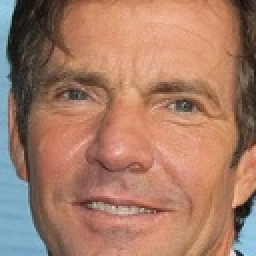
#> input picture elderly_faces_dataset/60_0_0_20170111171747553.jpg, 128 x 128 px (shown 2 times larger); its folder holds only this picture in this run
$ python -i main-v2.py   (imports and definitions only)
#> lines starting #> are read from the running program, lines starting #| are printed output that depends on the picture; after the words box and inside, x2 and y2 are one past the last pixel; in counts of white or black regions, pixels touching at a corner belong together
import os
import cv2
import numpy as np
import sqlite3
import tkinter as tk
from tkinter import filedialog, ttk
from PIL import Image, ImageTk

class ElderlyFaceSystem:
    def __init__(self, db_path="elderly_faces.db"):
        self.db_path = db_path
        self.image_size = (128, 128)
        self.face_cascade = cv2.CascadeClassifier(
            cv2.data.haarcascades + 'haarcascade_frontalface_default.xml'
        )

        # Khởi tạo cơ sở dữ liệu
        self.init_database()
        self.load_existing_data()

    def init_database(self):
        """Khởi tạo cấu trúc cơ sở dữ liệu"""
        conn = sqlite3.connect(self.db_path)
        cursor = conn.cursor()
        cursor.execute('''CREATE TABLE IF NOT EXISTS faces (
                        id INTEGER PRIMARY KEY,
                        path TEXT UNIQUE,
                        features BLOB,
                        age INTEGER,
                        gender TEXT)''')
        conn.commit()
        conn.close()

    def load_existing_data(self):
        """Tải dữ liệu đã có từ database"""
        self.features = []
        self.metadata = []
        conn = sqlite3.connect(self.db_path)
        cursor = conn.cursor()
        cursor.execute("SELECT path, features, age, gender FROM faces")
        for row in cursor.fetchall():
            self.metadata.append({
                "path": row[0],
                "age": row[2],
                "gender": row[3]
            })
            self.features.append(np.frombuffer(row[1], dtype=np.float32))
#> in add_to_database, image is the input picture: shape (128, 128, 3); mean B, G, R 103.4, 123.5, 166.4
        conn.close()

    def preprocess_image(self, image):
        """Tiền xử lý ảnh và phát hiện khuôn mặt"""
        gray = cv2.cvtColor(image, cv2.COLOR_BGR2GRAY)
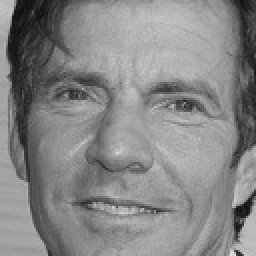
#> gray: shape (128, 128) (shown 2 times larger); min 13, max 225, mean 134.1
        faces = self.face_cascade.detectMultiScale(gray, 1.3, 5)
#> faces = [[9, 10, 105, 105]]

        if len(faces) == 0:
            return cv2.resize(image, self.image_size)

        (x, y, w, h) = max(faces, key=lambda f: f[2]*f[3])
#> x = 9; y = 10; w = 105; h = 105
        face_roi = image[y:y+h, x:x+w]
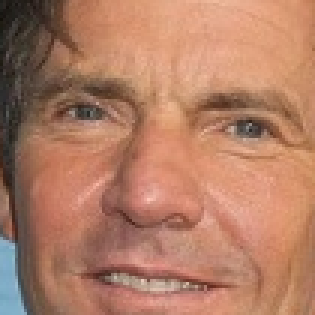
#> face_roi: shape (105, 105, 3) (shown 3 times larger); mean B, G, R 101, 125, 177.1
        return cv2.resize(face_roi, self.image_size)

    def extract_features(self, image):
        """Trích xuất đặc trưng tổng hợp"""
        return {
            "lbp": self.lbp_features(image),
            "geometry": self.geometric_features(image),
            "color": self.color_features(image)
        }

    def lbp_features(self, image, radius=1, neighbors=8):
        """Triển khai LBP thủ công"""
#> called with radius = 1, neighbors = 8
        gray = cv2.cvtColor(image, cv2.COLOR_BGR2GRAY)
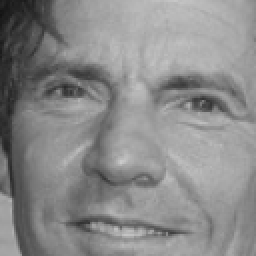
#> gray: shape (128, 128) (shown 2 times larger); min 19, max 203, mean 137.8
        height, width = gray.shape
#> height = 128; width = 128
        lbp = np.zeros_like(gray)

        for y in range(radius, height-radius):
            for x in range(radius, width-radius):
                center = gray[y, x]
                code = 0
                for i in range(neighbors):
                    angle = 2 * np.pi * i / neighbors
                    ny = y + int(radius * np.sin(angle))
                    nx = x + int(radius * np.cos(angle))
                    code |= (gray[ny, nx] >= center) << (neighbors-1-i)
                lbp[y, x] = code
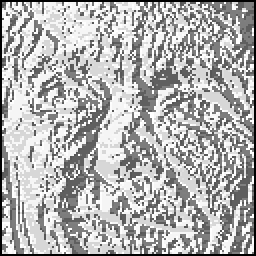
#> lbp: shape (128, 128) (shown 2 times larger); min 0, max 255, mean 177.1

        hist, _ = np.histogram(lbp, bins=59, range=(0, 59))
#> hist = 59 values, max 508 at index 0, min 0 at index 1, mean 8.61
        return hist / hist.sum()

    def geometric_features(self, image):
        """Tính đặc trưng hình học"""
        gray = cv2.cvtColor(image, cv2.COLOR_BGR2GRAY)
        faces = self.face_cascade.detectMultiScale(gray, 1.3, 5)
#> faces = [[6, 3, 116, 116]]
#> (the run stopped early here; a loop or call above may not have finished)

$ run again, on elderly_faces_dataset/60_0_0_20170111201620287.jpg
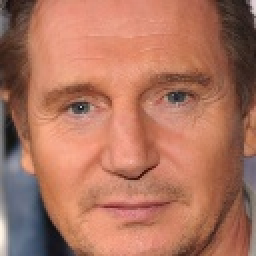
#> input picture elderly_faces_dataset/60_0_0_20170111201620287.jpg, 128 x 128 px (shown 2 times larger)
#> in add_to_database, image is the input picture: shape (128, 128, 3); mean B, G, R 94.8, 115.4, 173.9
#> in preprocess_image, `gray = cv2.cvtColor(image, cv2.COLOR_BGR2GRAY)`:
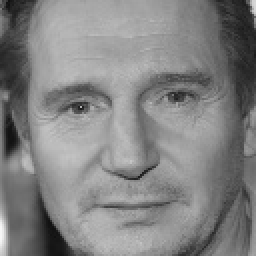
#> gray: shape (128, 128) (shown 2 times larger); min 16, max 246, mean 130.6
#> in preprocess_image, `faces = self.face_cascade.detectMultiScale(gray, 1.3, 5)`: faces = [[8, 8, 113, 113]]
#> x = 8; w = 113
#> after the loop in lbp_features, `for y in range(radius, height-radius):`:
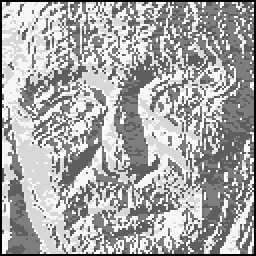
#> lbp: shape (128, 128) (shown 2 times larger); min 0, max 255, mean 167.6
#> hist = 59 values, max 508 at index 0, min 0 at index 1, mean 8.61
#> in geometric_features, `faces = self.face_cascade.detectMultiScale(gray, 1.3, 5)`: faces = [[8, 2, 116, 116]]

$ run again, on elderly_faces_dataset/60_0_0_20170111202416395.jpg
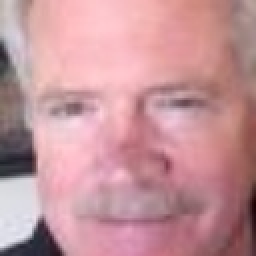
#> input picture elderly_faces_dataset/60_0_0_20170111202416395.jpg, 128 x 128 px (shown 2 times larger)
#> in add_to_database, image is the input picture: shape (128, 128, 3); mean B, G, R 154.4, 148.1, 196.9
#> in preprocess_image, `faces = self.face_cascade.detectMultiScale(gray, 1.3, 5)`: faces = ()
#> hist = 59 values, max 508 at index 0, min 0 at index 1, mean 8.61
#> in geometric_features, `faces = self.face_cascade.detectMultiScale(gray, 1.3, 5)`: faces = ()
#> hsv: shape (128, 128, 3); mean H, S, V 126, 66.1, 197.4
#> in color_features, `skin_mask = cv2.inRange(hsv, lower_skin, upper_skin)`:
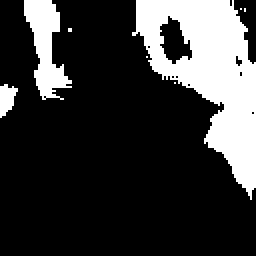
#> skin_mask: shape (128, 128) (shown 2 times larger); 22.1% white; 8 white regions (5 under 20 px), largest, box (x1, y1, x2, y2) and area: (66, 0, 128, 100) 2918, (12, 0, 36, 50) 600, (0, 42, 9, 59) 99
#> skin_area = (2.2, 77.62, 195.6)
#> in color_features, `_, white_mask = cv2.threshold(gray, 200, 255, cv2.THRESH_BINARY)`:
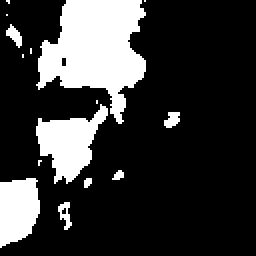
#> white_mask: shape (128, 128) (shown 2 times larger); 21.4% white; 15 white regions (8 under 20 px), largest, box (x1, y1, x2, y2) and area: (18, 0, 73, 62) 2018, (18, 52, 54, 92) 734, (0, 89, 20, 124) 555
#> white_hair = 0.214
#> features = 3 items
#> feature_vector = 66 values, max 195.6 at index 64, min 0 at index 1, mean 4.19

$ run again, on elderly_faces_dataset/60_0_0_20170111204658174.jpg
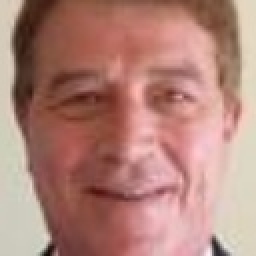
#> input picture elderly_faces_dataset/60_0_0_20170111204658174.jpg, 128 x 128 px (shown 2 times larger)
#> in add_to_database, image is the input picture: shape (128, 128, 3); mean B, G, R 120.9, 131.1, 177.5
#> in preprocess_image, `gray = cv2.cvtColor(image, cv2.COLOR_BGR2GRAY)`:
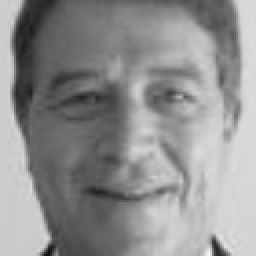
#> gray: shape (128, 128) (shown 2 times larger); min 14, max 244, mean 143.8
#> in preprocess_image, `faces = self.face_cascade.detectMultiScale(gray, 1.3, 5)`: faces = [[10, 10, 110, 110]]
#> x = 10; w = 110
#> after the loop in lbp_features, `for y in range(radius, height-radius):`:
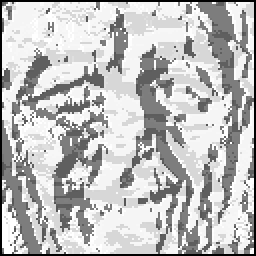
#> lbp: shape (128, 128) (shown 2 times larger); min 0, max 255, mean 189.9
#> hist = 59 values, max 508 at index 0, min 0 at index 1, mean 8.61
#> in geometric_features, `faces = self.face_cascade.detectMultiScale(gray, 1.3, 5)`: faces = [[7, 7, 111, 111]]
